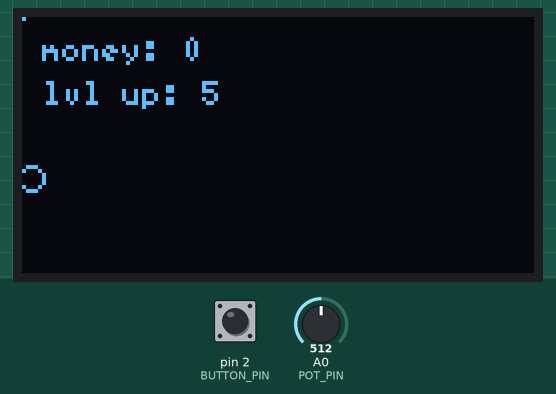
Simulated run of this sketch. Board: Arduino Uno, built with avr-gcc and run on an emulated ATmega328P. On the bench: 128×64 one-colour display. The test bench sets the inputs (shaded band); at power-on: A0 (POT_PIN) = 512, pin 2 (BUTTON_PIN) LOW.

Above: at 1.2 s.
1.3 s: A0 (POT_PIN) set to 306
At 2.7 s:
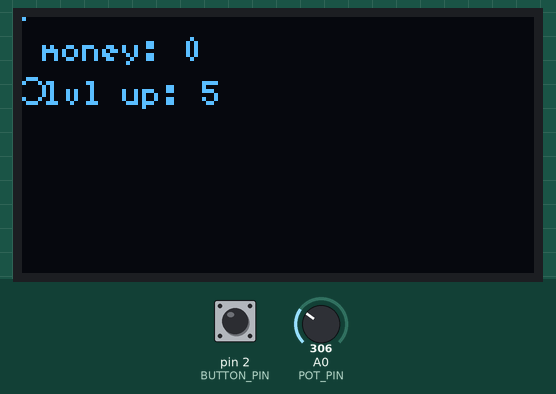
3.0 s: pin 2 (BUTTON_PIN) pulled HIGH for 1 s
At 4.6 s:
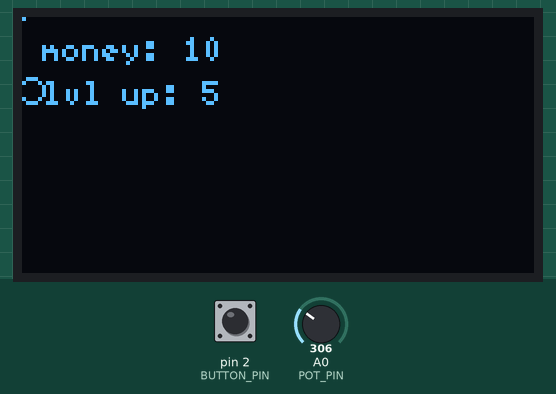
5.5 s: pin 2 (BUTTON_PIN) pulled HIGH for 0.15 s
7.1 s: A0 (POT_PIN) set to 716
At 8.3 s:
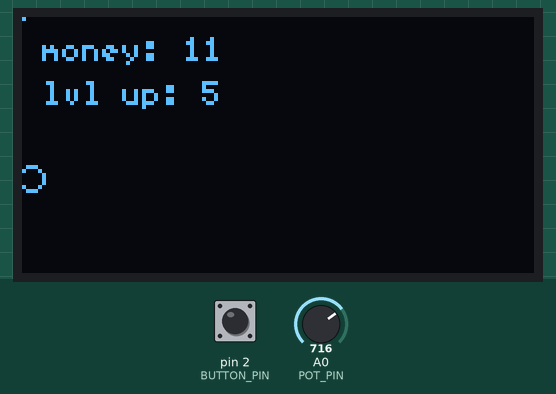
Timing chart, 0 to 9.7 s (numbered marks = the images above; inputs shaded):
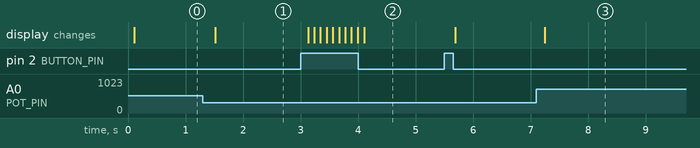

Measured:
- after the input at 1.3 s, the display: changes after 0.21 s (image 1)
- after the input at 3.0 s, the display: first changes after 0.13 s (image 2 shows a later state)
- after the input at 7.1 s, the display: changes after 0.14 s (image 3)

The sketch:

money_game.ino
```cpp
/*
Name: Money Game
Author: Tacobilen
Date: 2025-09-12
Description: A game where you can unleash your greed and watch your income grow exponentially.
*/
#include "U8glib.h"
#include "Wire.h"

U8GLIB_SSD1306_128X64 u8g(U8G_I2C_OPT_NO_ACK);

int BUTTON_PIN = 2;
int POT_PIN = A0;

long money = 0;

int owned = 0;

long cost_base = 5;
float rate_growth = 1.174;

float production_base = 1;
float multipliers = 1;

int selector_x = 0;
int selector_y = 0;

void setup() {
  Wire.begin();
  pinMode(BUTTON_PIN, INPUT);
  pinMode(POT_PIN, INPUT);

  Serial.begin(9600);

  u8g.setFont(u8g_font_5x7);
}

void loop() {
  if (analogRead(POT_PIN) <= 1023/2) { // ui nav 1
  selector_y = 22 - 4;
  selector_x = 2;
    if (digitalRead(BUTTON_PIN) == HIGH) {
      produce();
    }
  } else if (analogRead(POT_PIN) > 1023/2) { // ui nav 2
    selector_y = 44 - 4;
    selector_x = 2;
    if (digitalRead(BUTTON_PIN) == HIGH) {
      buy();
    }
  }
  draw();
}

void produce() {
  money += production_base * multipliers * owned + 1;
}

int get_price() {
  return floor(cost_base*pow(rate_growth, owned)+0.5);
}

void buy() {
  int price = get_price();
  if (money >= price) {
    owned++;
    money = money - price;
  }
}

void draw() {
  u8g.firstPage();
  do {
    u8g.drawPixel(0,0);
    u8g.drawStr(5, 11, ("money: "+String(money)).c_str());
    u8g.drawStr(5, 22, ("lvl up: "+String(get_price())).c_str());
    u8g.drawCircle(selector_x, selector_y, 3);
  } while (u8g.nextPage());
}
```
